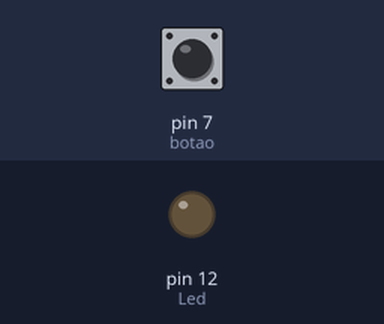
Recording of a sketch running on a simulated Arduino Uno, built with avr-gcc and run on an emulated ATmega328P. Shown: output pins drawn as LEDs (lit = HIGH). The inputs (shaded band) are chosen by the test bench; at power-on: pin 7 (botao) LOW.

Above: at 15.8 s.
15.9 s: pin 7 (botao) pulled HIGH for 0.45 s
At 21.5 s:
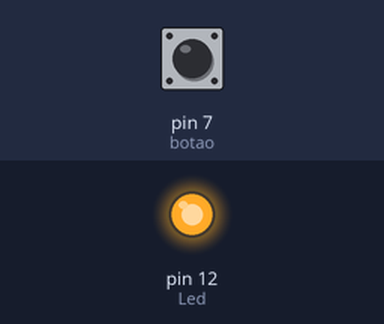
Timing chart, 0 to 25.3 s (numbered marks = the images above; inputs shaded):
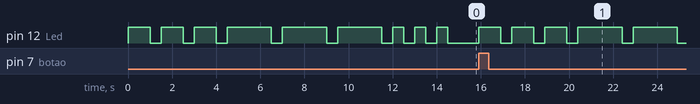

The sketch:

programa.ino
```cpp
int Led = 12;//onde esta ligado o led
int botao = 7;
int i=1;

  void setup(){

    pinMode (Led,OUTPUT);
    pinMode (botao,INPUT);}
void loop(){

  for(;i<10;i++)
  {
     if(i<4){

   digitalWrite(Led,HIGH);//LOW
   delay(1000);//tempo execução
   digitalWrite(Led,LOW);
   delay(500);
   }
   else if(i>3&&i<7){
   digitalWrite(Led,HIGH);
   delay(2000);
   digitalWrite(Led,LOW);
   delay(500);}
   else if(i>6&&i<10){
     digitalWrite(Led,HIGH);
     delay(500);
     digitalWrite(Led,LOW);
     delay(500);
   }

   }
   if(digitalRead(botao)==HIGH){
       i=1;}

}
```

Measured:
- after the input at 15.9 s, pin 12 (Led): goes 3 × (HIGH 1.0 s, LOW 0.50 s), HIGH 2.0 s, LOW 0.50 s, HIGH 2.0 s, then LOW, starting at once
